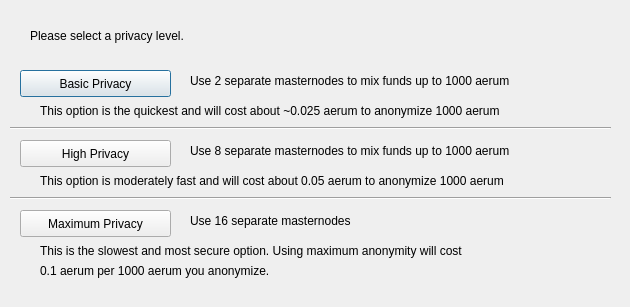
<?xml version="1.0" encoding="UTF-8"?>
<ui version="4.0">
 <class>DarksendConfig</class>
 <widget class="QDialog" name="DarksendConfig">
  <property name="geometry">
   <rect>
    <x>0</x>
    <y>0</y>
    <width>630</width>
    <height>307</height>
   </rect>
  </property>
  <property name="windowTitle">
   <string>Configure Darksend</string>
  </property>
  <widget class="QPushButton" name="buttonBasic">
   <property name="geometry">
    <rect>
     <x>20</x>
     <y>70</y>
     <width>151</width>
     <height>27</height>
    </rect>
   </property>
   <property name="text">
    <string>Basic Privacy</string>
   </property>
  </widget>
  <widget class="QPushButton" name="buttonHigh">
   <property name="geometry">
    <rect>
     <x>20</x>
     <y>140</y>
     <width>151</width>
     <height>27</height>
    </rect>
   </property>
   <property name="text">
    <string>High Privacy</string>
   </property>
  </widget>
  <widget class="QPushButton" name="buttonMax">
   <property name="geometry">
    <rect>
     <x>20</x>
     <y>210</y>
     <width>151</width>
     <height>27</height>
    </rect>
   </property>
   <property name="text">
    <string>Maximum Privacy</string>
   </property>
  </widget>
  <widget class="QLabel" name="label">
   <property name="geometry">
    <rect>
     <x>30</x>
     <y>20</y>
     <width>571</width>
     <height>31</height>
    </rect>
   </property>
   <property name="text">
    <string>Please select a privacy level.</string>
   </property>
  </widget>
  <widget class="QLabel" name="label_2">
   <property name="geometry">
    <rect>
     <x>190</x>
     <y>70</y>
     <width>421</width>
     <height>21</height>
    </rect>
   </property>
   <property name="text">
    <string>Use 2 separate masternodes to mix funds up to 1000 aerum</string>
   </property>
  </widget>
  <widget class="QLabel" name="label_3">
   <property name="geometry">
    <rect>
     <x>190</x>
     <y>140</y>
     <width>411</width>
     <height>21</height>
    </rect>
   </property>
   <property name="text">
    <string>Use 8 separate masternodes to mix funds up to 1000 aerum</string>
   </property>
  </widget>
  <widget class="QLabel" name="label_4">
   <property name="geometry">
    <rect>
     <x>190</x>
     <y>210</y>
     <width>421</width>
     <height>21</height>
    </rect>
   </property>
   <property name="text">
    <string>Use 16 separate masternodes</string>
   </property>
  </widget>
  <widget class="QLabel" name="label_6">
   <property name="geometry">
    <rect>
     <x>40</x>
     <y>100</y>
     <width>561</width>
     <height>21</height>
    </rect>
   </property>
   <property name="text">
    <string>This option is the quickest and will cost about ~0.025 aerum to anonymize 1000 aerum</string>
   </property>
  </widget>
  <widget class="QLabel" name="label_7">
   <property name="geometry">
    <rect>
     <x>40</x>
     <y>170</y>
     <width>561</width>
     <height>21</height>
    </rect>
   </property>
   <property name="text">
    <string>This option is moderately fast and will cost about 0.05 aerum to anonymize 1000 aerum</string>
   </property>
  </widget>
  <widget class="QLabel" name="label_8">
   <property name="geometry">
    <rect>
     <x>40</x>
     <y>240</y>
     <width>561</width>
     <height>21</height>
    </rect>
   </property>
   <property name="text">
    <string>This is the slowest and most secure option. Using maximum anonymity will cost</string>
   </property>
  </widget>
  <widget class="QLabel" name="label_9">
   <property name="geometry">
    <rect>
     <x>40</x>
     <y>260</y>
     <width>561</width>
     <height>21</height>
    </rect>
   </property>
   <property name="text">
    <string>0.1 aerum per 1000 aerum you anonymize.</string>
   </property>
  </widget>
  <widget class="Line" name="line">
   <property name="geometry">
    <rect>
     <x>10</x>
     <y>120</y>
     <width>601</width>
     <height>16</height>
    </rect>
   </property>
   <property name="orientation">
    <enum>Qt::Horizontal</enum>
   </property>
  </widget>
  <widget class="Line" name="line_2">
   <property name="geometry">
    <rect>
     <x>10</x>
     <y>190</y>
     <width>601</width>
     <height>16</height>
    </rect>
   </property>
   <property name="orientation">
    <enum>Qt::Horizontal</enum>
   </property>
  </widget>
 </widget>
 <resources/>
 <connections/>
</ui>
